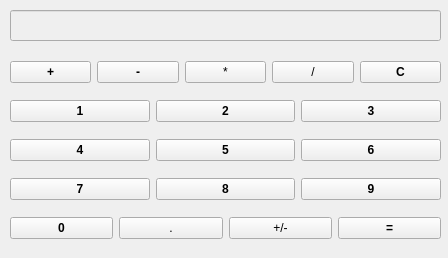
<?xml version="1.0" encoding="UTF-8"?>
<ui version="4.0">
 <class>CalculatorInterface</class>
 <widget class="QWidget" name="CalculatorInterface">
  <property name="geometry">
   <rect>
    <x>0</x>
    <y>0</y>
    <width>448</width>
    <height>258</height>
   </rect>
  </property>
  <property name="maximumSize">
   <size>
    <width>448</width>
    <height>260</height>
   </size>
  </property>
  <property name="contextMenuPolicy">
   <enum>Qt::NoContextMenu</enum>
  </property>
  <property name="windowTitle">
   <string>Calculator</string>
  </property>
  <widget class="QLineEdit" name="display">
   <property name="enabled">
    <bool>false</bool>
   </property>
   <property name="geometry">
    <rect>
     <x>10</x>
     <y>10</y>
     <width>431</width>
     <height>31</height>
    </rect>
   </property>
   <property name="inputMask">
    <string/>
   </property>
   <property name="alignment">
    <set>Qt::AlignRight|Qt::AlignTrailing|Qt::AlignVCenter</set>
   </property>
  </widget>
  <widget class="QWidget" name="verticalLayoutWidget">
   <property name="geometry">
    <rect>
     <x>10</x>
     <y>50</y>
     <width>431</width>
     <height>202</height>
    </rect>
   </property>
   <layout class="QVBoxLayout" name="verticalLayout">
    <item>
     <layout class="QHBoxLayout" name="horizontalLayout">
      <item>
       <widget class="QPushButton" name="btnPlus">
        <property name="font">
         <font>
          <weight>75</weight>
          <bold>true</bold>
         </font>
        </property>
        <property name="text">
         <string>+</string>
        </property>
       </widget>
      </item>
      <item>
       <widget class="QPushButton" name="btnMinus">
        <property name="font">
         <font>
          <weight>75</weight>
          <bold>true</bold>
         </font>
        </property>
        <property name="text">
         <string>-</string>
        </property>
       </widget>
      </item>
      <item>
       <widget class="QPushButton" name="btnMulti">
        <property name="text">
         <string>*</string>
        </property>
       </widget>
      </item>
      <item>
       <widget class="QPushButton" name="btnDivi">
        <property name="text">
         <string>/</string>
        </property>
       </widget>
      </item>
      <item>
       <widget class="QPushButton" name="btnClear">
        <property name="font">
         <font>
          <weight>75</weight>
          <bold>true</bold>
         </font>
        </property>
        <property name="text">
         <string>C</string>
        </property>
       </widget>
      </item>
     </layout>
    </item>
    <item>
     <layout class="QHBoxLayout" name="horizontalLayout_2">
      <item>
       <widget class="QPushButton" name="btnOne">
        <property name="font">
         <font>
          <weight>75</weight>
          <bold>true</bold>
         </font>
        </property>
        <property name="text">
         <string>1</string>
        </property>
       </widget>
      </item>
      <item>
       <widget class="QPushButton" name="btnTwo">
        <property name="font">
         <font>
          <weight>75</weight>
          <bold>true</bold>
         </font>
        </property>
        <property name="text">
         <string>2</string>
        </property>
       </widget>
      </item>
      <item>
       <widget class="QPushButton" name="btnThree">
        <property name="font">
         <font>
          <weight>75</weight>
          <bold>true</bold>
         </font>
        </property>
        <property name="text">
         <string>3</string>
        </property>
       </widget>
      </item>
     </layout>
    </item>
    <item>
     <layout class="QHBoxLayout" name="horizontalLayout_3">
      <item>
       <widget class="QPushButton" name="btnFour">
        <property name="font">
         <font>
          <weight>75</weight>
          <bold>true</bold>
         </font>
        </property>
        <property name="text">
         <string>4</string>
        </property>
       </widget>
      </item>
      <item>
       <widget class="QPushButton" name="btnFive">
        <property name="font">
         <font>
          <weight>75</weight>
          <bold>true</bold>
         </font>
        </property>
        <property name="text">
         <string>5</string>
        </property>
       </widget>
      </item>
      <item>
       <widget class="QPushButton" name="btnSix">
        <property name="font">
         <font>
          <weight>75</weight>
          <bold>true</bold>
         </font>
        </property>
        <property name="text">
         <string>6</string>
        </property>
       </widget>
      </item>
     </layout>
    </item>
    <item>
     <layout class="QHBoxLayout" name="horizontalLayout_5">
      <item>
       <widget class="QPushButton" name="btnSeven">
        <property name="font">
         <font>
          <weight>75</weight>
          <bold>true</bold>
         </font>
        </property>
        <property name="text">
         <string>7</string>
        </property>
       </widget>
      </item>
      <item>
       <widget class="QPushButton" name="btnEight">
        <property name="font">
         <font>
          <weight>75</weight>
          <bold>true</bold>
         </font>
        </property>
        <property name="text">
         <string>8</string>
        </property>
       </widget>
      </item>
      <item>
       <widget class="QPushButton" name="btnNine">
        <property name="font">
         <font>
          <weight>75</weight>
          <bold>true</bold>
         </font>
        </property>
        <property name="text">
         <string>9</string>
        </property>
       </widget>
      </item>
     </layout>
    </item>
    <item>
     <layout class="QHBoxLayout" name="horizontalLayout_7">
      <item>
       <widget class="QPushButton" name="btnZero">
        <property name="font">
         <font>
          <weight>75</weight>
          <bold>true</bold>
         </font>
        </property>
        <property name="text">
         <string>0</string>
        </property>
       </widget>
      </item>
      <item>
       <widget class="QPushButton" name="btnDot">
        <property name="text">
         <string>.</string>
        </property>
       </widget>
      </item>
      <item>
       <widget class="QPushButton" name="btnPlusMin">
        <property name="text">
         <string>+/-</string>
        </property>
       </widget>
      </item>
      <item>
       <widget class="QPushButton" name="btnEqual">
        <property name="font">
         <font>
          <weight>75</weight>
          <bold>true</bold>
         </font>
        </property>
        <property name="text">
         <string>=</string>
        </property>
       </widget>
      </item>
     </layout>
    </item>
   </layout>
  </widget>
 </widget>
 <resources/>
 <connections/>
</ui>
